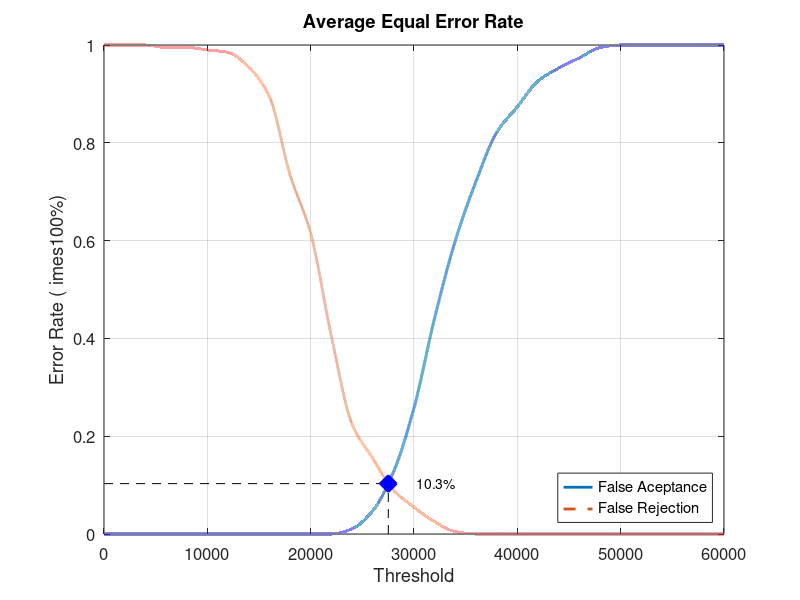
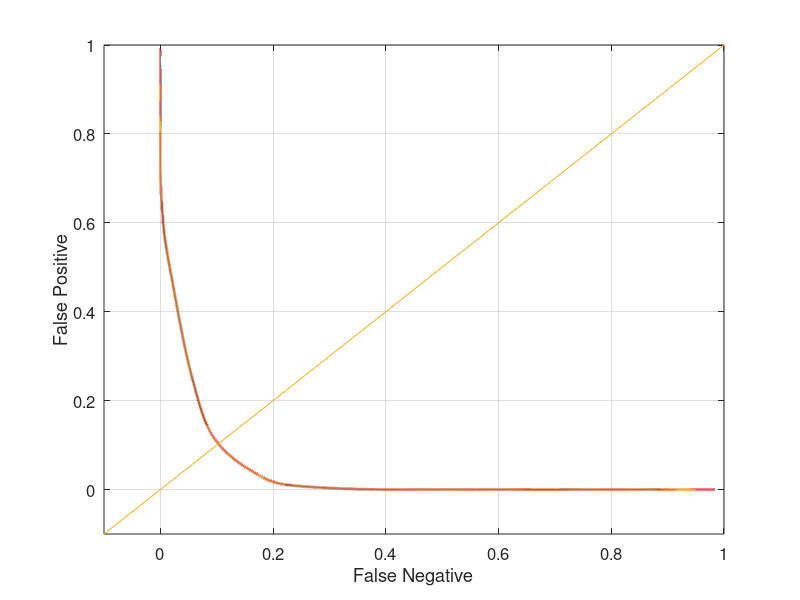

The MATLAB source for these figures, in order:
close all;
clear;
clc;
x = 0:2000:60000;
xq = 0:0.5:60000;

y0 = [0 0 0 0 0 0 0 0 0 0 0 0 0.0105263 0.0473684 0.126316 0.257895 0.442105 0.6 0.721053 0.821053 0.873684 0.926316 0.952632 0.973684 0.994737 1 1 1 1 1 1]
yy0 = interp1(x, y0, xq, 'pchip');
y1 = [1 1 1 0.995 0.995 0.99 0.985 0.955 0.895 0.735 0.615 0.405 0.225 0.155 0.09 0.055 0.025 0.005 0 0 0 0 0 0 0 0 0 0 0 0 0]
yy1 = interp1(x, y1, xq, 'pchip');

% Calculating EER: 
y2 = abs(y0 - y1);
find(y2 == min(y2))
yy2 = abs(yy0 - yy1);
xEER = find(yy2 == min(yy2));
xEERIndex = xq(xEER) % X-axis EER
yEER = yy0(xEER) % Y-axis EER

main = figure
plot(xq, yy0,'-','LineWidth', 2);	hold on
plot(xq, yy1,'--','LineWidth', 2);	hold on
plot([xEERIndex xEERIndex], [0 yEER], 'k--');	hold on
plot([0 xEERIndex], [yEER yEER], 'k--');	hold on
plot(xEERIndex, yEER, 'bx', 'LineWidth', 10);	hold on
text(xEERIndex + 10 * xEERIndex / 100, yEER, [num2str(round((10000 * yEER)) / 100) '%'])
legend('False Aceptance', 'False Rejection', 'Location', 'SouthEast')
xlabel('Threshold')
ylabel('Error Rate (	imes100%)')
title('Average Equal Error Rate')
set(gca, 'FontSize', 12)
axis([0 60000 0 1])
grid on

print(main, 'Database2_2Main', '-dpng');
FNRxFPR = figure('Color', [1 1 1]);
plot(yy1, yy0, '-', yy1, yy0, 'LineWidth', 2);
hold on
y = -0.1:0.1:1
plot(y, y); 
set(gca, 'FontSize', 12)
xlabel('False Negative')
ylabel('False Positive')
axis([-0.1 1 -0.1 1])
set(gca, 'FontSize', 12)
grid on

print(FNRxFPR, 'Database2_2FNRxFPR','-dpng');
